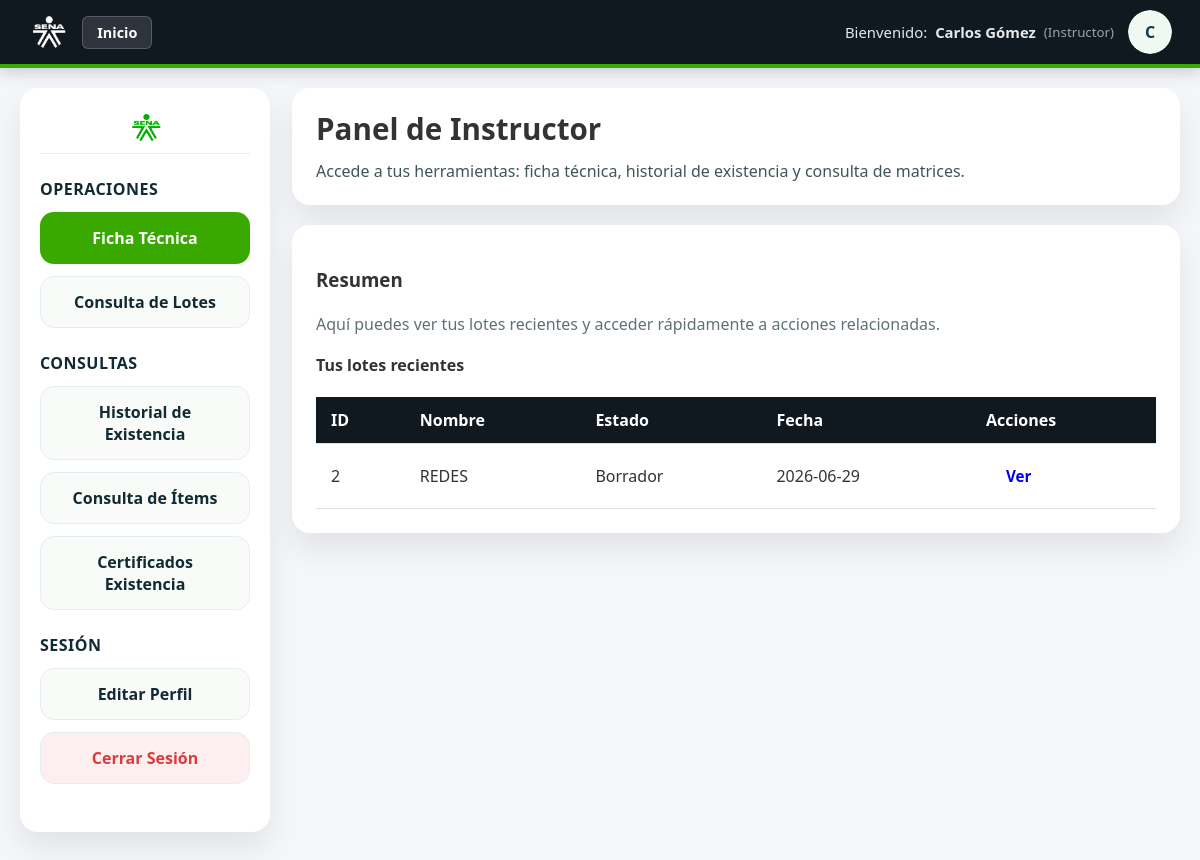
Before: /instructor_dashboard.php (signed in) with the older database file.
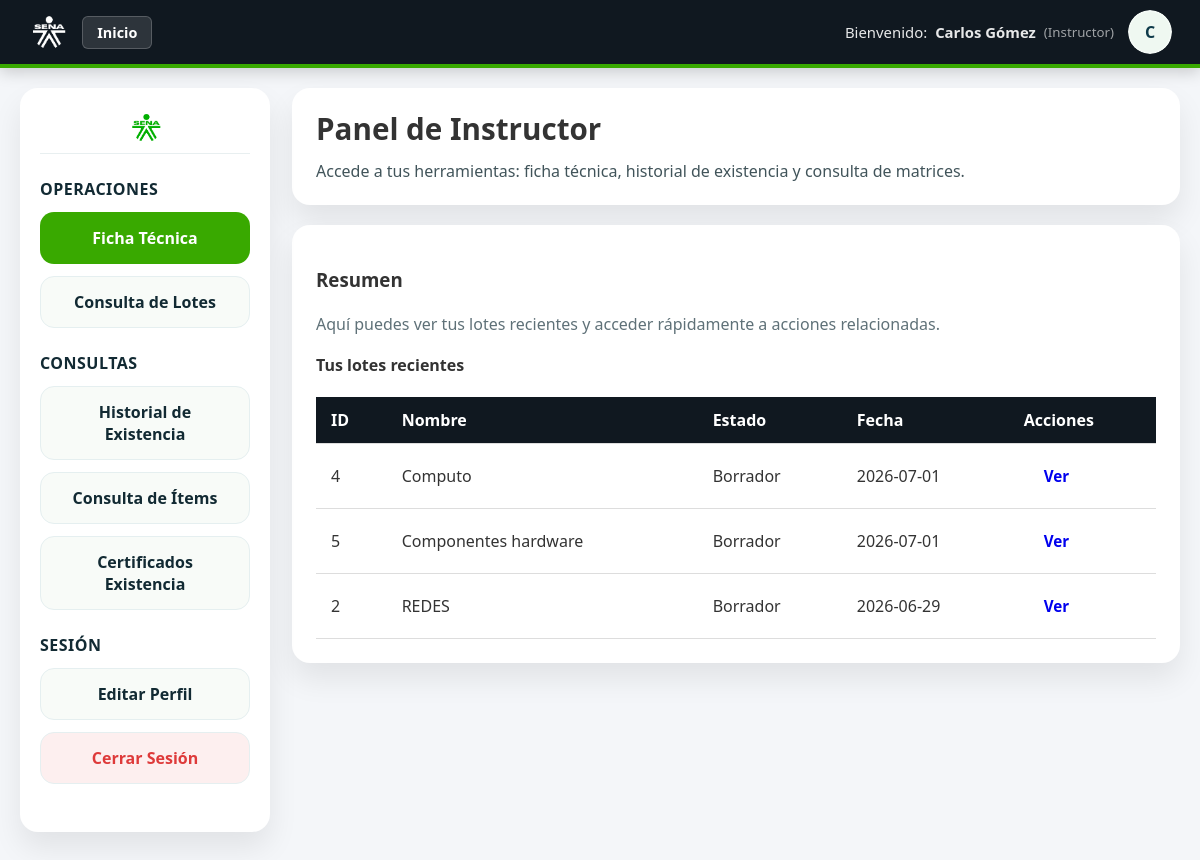
After: the same page with the newer database file.
### tables this page shows
CREATE TABLE `lote_requerimiento` (
  `ID_LOTE` int(11) NOT NULL,
  `ID_SOLICITANTE` int(11) NOT NULL,
  `LOTE_NOMBRE` varchar(100) NOT NULL,
  `ESTADO_TRAMITE` enum('Borrador','Enviado','Aprobado','Rechazado') NOT NULL,
  `FECHA_CREACION` date NOT NULL
);

### instructor_dashboard.php (the view, shortened to what this page needs)
<?php
require_once 'conexion.php';
$usuarioId = intval($_SESSION['usuario_id']);
$photoPath = null;
?>
<!DOCTYPE html>
<html lang="es">
<head>
    <link rel="stylesheet" href="estilos.css">
</head>
<body>
<header class="dashboard-header">
    <div class="header-brand" style="display: flex; align-items: center; gap: 15px;">
        <img src="imagenes/sena-logo.png" alt="SENA">
        <a href="index.php" class="btn-inicio-nav">Inicio</a>
    </div>
    <div class="header-user">
        <div class="header-user-text">
            Bienvenido: <strong><?= htmlspecialchars($_SESSION['usuario_nombre']) ?></strong>
            <span class="header-user-role">(<?= htmlspecialchars($_SESSION['rol_nombre']) ?>)</span>
        </div>
        <a href="instructor_profile.php" class="header-avatar-link" title="Editar perfil">
            <?php if ($photoPath): ?>
                <img src="<?= htmlspecialchars($photoPath) ?>" alt="Foto perfil" class="header-avatar">
            <?php else: ?>
                <div class="header-avatar"><?= strtoupper(substr($_SESSION['usuario_nombre'], 0, 1)) ?></div>
            <?php endif; ?>
        </a>
    </div>
</header>
<div class="dashboard-page">
    <aside class="dashboard-sidebar">
        <div class="sidebar-logo">
            <img src="imagenes/sena-logo.png" alt="SENA">
        </div>
        <div class="sidebar-group">
            <h4>Operaciones</h4>
            <a href="crud_instructor/crear_ficha_tecnica.php" class="sidebar-link sidebar-link--primary">Ficha Técnica</a>
            <a href="crud_instructor/consulta_lote.php" class="sidebar-link">Consulta de Lotes</a>
        </div>
        <div class="sidebar-group">
            <h4>Consultas</h4>
            <a href="historial_existencia.php" class="sidebar-link">Historial de Existencia</a>
            <a href="crud_instructor/matriz_consulta.php" class="sidebar-link">Consulta de Ítems</a>
            <a href="crud_instructor/certificado_existencia.php" class="sidebar-link">Certificados Existencia</a>
        </div>
        <div class="sidebar-group sidebar-group--session">
            <h4>Sesión</h4>
            <a href="instructor_profile.php" class="sidebar-link">Editar Perfil</a>
            <a href="logout.php" class="sidebar-link sidebar-link--logout">Cerrar Sesión</a>
        </div>
    </aside>
    <main class="dashboard-main">
        <div class="dashboard-topbar">
            <div>
                <h2>Panel de Instructor</h2>
                <p class="dashboard-subtitle">Accede a tus herramientas: ficha técnica, historial de existencia y consulta de matrices.</p>
            </div>
        </div>
        <div class="panel-card">
            <h3>Resumen</h3>
            <p class="panel-description">Aquí puedes ver tus lotes recientes y acceder rápidamente a acciones relacionadas.</p>
            <section class="recent-lotes">
                <h4>Tus lotes recientes</h4>
                <?php
                    $stmt = $pdo->prepare("SELECT * FROM lote_requerimiento WHERE ID_SOLICITANTE = ? ORDER BY FECHA_CREACION DESC LIMIT 8");
                    $stmt->execute([$usuarioId]);
                    $lotes = $stmt->fetchAll();
                ?>
                <table>
                    <thead>
                        <tr><th>ID</th><th>Nombre</th><th>Estado</th><th>Fecha</th><th>Acciones</th></tr>
                    </thead>
                    <tbody>
                        <?php if (empty($lotes)): ?>
                            <tr><td colspan="5" style="text-align:center">No hay lotes recientes.</td></tr>
                        <?php else: ?>
                            <?php foreach ($lotes as $l): ?>
                                <tr>
                                    <td><?= htmlspecialchars($l['ID_LOTE']) ?></td>
                                    <td><?= htmlspecialchars($l['LOTE_NOMBRE']) ?></td>
                                    <td><?= htmlspecialchars($l['ESTADO_TRAMITE']) ?></td>
                                    <td><?= htmlspecialchars($l['FECHA_CREACION']) ?></td>
                                    <td><a href="matriz.php?lote=<?= htmlspecialchars($l['ID_LOTE']) ?>" class="btn">Ver</a></td>
                                </tr>
                            <?php endforeach; ?>
                        <?php endif; ?>
                    </tbody>
                </table>
            </section>
        </div>
    </main>
</div>
</body>
</html>

Changed rows visible on the page:
added lote_requerimiento: ID_LOTE "4", LOTE_NOMBRE "Computo", ESTADO_TRAMITE "Borrador", FECHA_CREACION "2026-07-01"
added lote_requerimiento: ID_LOTE "5", LOTE_NOMBRE "Componentes hardware", ESTADO_TRAMITE "Borrador", FECHA_CREACION "2026-07-01"
